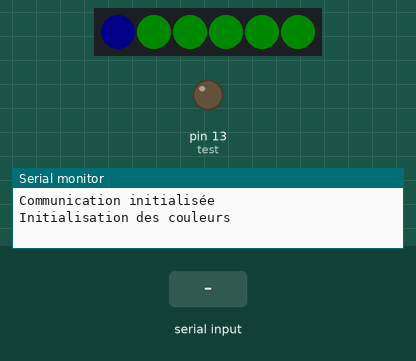
The sketch below on a simulated Arduino Mega 2560, built with avr-gcc and run on an emulated ATmega2560. On the bench: 6 RGB LEDs in strip order, left to right, output pins drawn as LEDs (lit = HIGH), the last lines printed to the serial monitor. The test bench sets the inputs (shaded band). Dim RGB values are drawn brighter than linear.

Above: at 2.9 s.
4.3 s: "2\n" received over Serial
At 4.63 s:
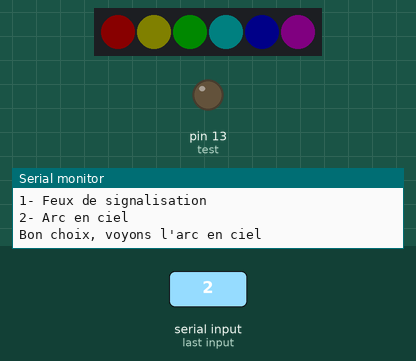
At 5.28 s:
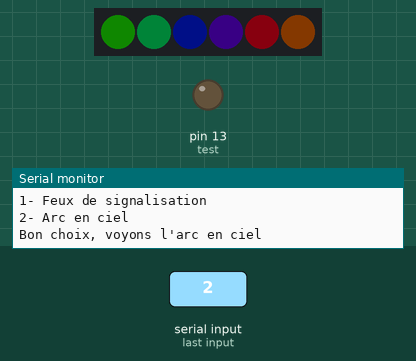
Timing chart, 0 to 12.3 s (numbered marks = the images above; inputs shaded):
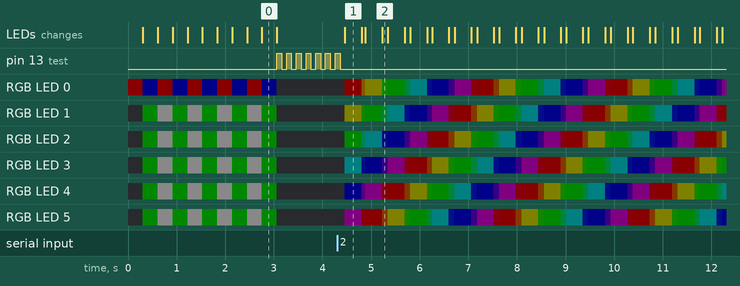

The sketch:

Neotest.ino
```cpp
#include <Adafruit_NeoPixel.h>  //nos LED

#define PIN     50
#define NUM_LEDS 6
#define BRIGHTNESS 10


static int test = LED_BUILTIN; // "static" to prevent modifying it in the code
int t=0, countLoop=0, choice=0;

Adafruit_NeoPixel strip = Adafruit_NeoPixel(NUM_LEDS, PIN, NEO_GRBW + NEO_KHZ800);

// Couleurs pour les feux
//static uint32_t Vert = strip.Color(0, 255, 0);
static uint32_t Vert = strip.Color(127, 255, 0);
static uint32_t Orange = strip.Color(255,165, 0);
static uint32_t Rouge = strip.Color(255, 0, 0);
static uint32_t Eteint =strip.Color(0, 0, 0);

// the setup function runs once when you press reset or power the board
void setup() {
  // initialize digital pin LED_BUILTIN as an output.
  strip.setBrightness(BRIGHTNESS);
  strip.begin();
  strip.show(); // Initialize all pixels to 'off'
  t=100;
  pinMode(test, OUTPUT);
  Serial.begin(9600);// initialisationde la communication
  Serial.println("Communication initialisée");// envoi d'un message
}

// the loop function runs over and over again forever

void loop() {
  if (!countLoop++){
    Serial.println("Initialisation des couleurs");
    initMiche(25);// init Miche
    Serial.println("Possibilité porposée:\n1- Feux de signalisation\n2- Arc en ciel"); // choix
    darkIt();
  }
  if (countLoop == 1000){
    countLoop = 1;
    choice = 42;
  }
  if (choice!=42){
    digitalWrite(test, HIGH);   // turn the LED on (HIGH is the voltage level)
    delay(t);                       // wait for a second
    digitalWrite(test, LOW);    // turn the LED off by making the voltage LOW
    delay(t);                       // wait for a second
  }
  //réception du choix fait par l'utilisateur
  if (Serial.available()) {
    choice = Serial.parseInt(); // pour lire comme un entier et pas en ascii
  }
  switch (choice){
    case 0:
      break;
    case 1:
      Serial.println("Bon choix, voyons les feux de signalisation");
      colorSign(1000);
      choice=0;
      countLoop=0;
      break;
    case 2:
      Serial.println("Bon choix, voyons l'arc en ciel"); // choix fait
      rainbowCycle(10);
      choice=0;
      countLoop=0;
      break;
    case 42:
      rainbowCycle(10);
      break;
    default:
      Serial.println("Mauvais choix, essaie encore"); // choix faux
      choice=0;
      break;
  }
}

void initMiche(uint16_t wait){
  for (int i = 0 ; i<5;i++){
    colorWipe(strip.Color(255, 0, 0), wait); // Red
    colorWipe(strip.Color(0, 255, 0), wait); // Green
    colorWipe(strip.Color(0, 0, 255), wait); // Blue
    colorWipe(strip.Color(0, 0, 0, 255), wait); // White
  }
}

// Fill the dots one after the other with a color
void colorWipe(uint32_t c, uint16_t wait) {
  for(uint16_t i=0; i<strip.numPixels(); i++) {
    strip.setPixelColor(i, c);
    strip.show();
    delay(wait);
  }
}
void darkIt(){
  for(uint16_t i=0; i<strip.numPixels(); i++) {
    strip.setPixelColor(i, strip.Color(0, 0, 0, 0));
  }
  strip.show();
}
// Fill the dots one after the other with a color
void colorSign(uint16_t wait) {
  darkIt();
  delay(2*wait);
  strip.setPixelColor(0, Vert);
  strip.setPixelColor(1, Eteint);
  strip.setPixelColor(2, Eteint);
  strip.show();
  delay(2*wait);
  strip.setPixelColor(0, Eteint);
  strip.setPixelColor(1, Orange);
  strip.setPixelColor(2, Eteint);
  strip.show();
  delay(wait/2);
  strip.setPixelColor(0, Eteint);
  strip.setPixelColor(1, Eteint);
  strip.setPixelColor(2, Rouge);
  strip.show();
  delay(2*wait);
  strip.setPixelColor(0, Eteint);
  strip.setPixelColor(1, Orange);
  strip.setPixelColor(2, Rouge);
  strip.show();
  delay(wait/2);
  strip.setPixelColor(0, Vert);
  strip.setPixelColor(1, Eteint);
  strip.setPixelColor(2, Eteint);
  strip.show();
  delay(2*wait);
  darkIt();
}
// Slightly different, this makes the rainbow equally distributed throughout
void rainbowCycle(uint8_t wait) {
  uint16_t i, j;

  for(j=0; j<256 * 5; j++) { // 5 cycles of all colors on wheel
    for(i=0; i< strip.numPixels(); i++) {
      strip.setPixelColor(i, Wheel(((i * 256 / strip.numPixels()) + j) & 255));
    }
    strip.show();
    delay(wait);
  }
}
// Input a value 0 to 255 to get a color value.
// The colours are a transition r - g - b - back to r.
uint32_t Wheel(byte WheelPos) {
  WheelPos = 255 - WheelPos;
  if(WheelPos < 85) {
    return strip.Color(255 - WheelPos * 3, 0, WheelPos * 3,0);
  }
  if(WheelPos < 170) {
    WheelPos -= 85;
    return strip.Color(0, WheelPos * 3, 255 - WheelPos * 3,0);
  }
  WheelPos -= 170;
  return strip.Color(WheelPos * 3, 255 - WheelPos * 3, 0,0);
}
```
